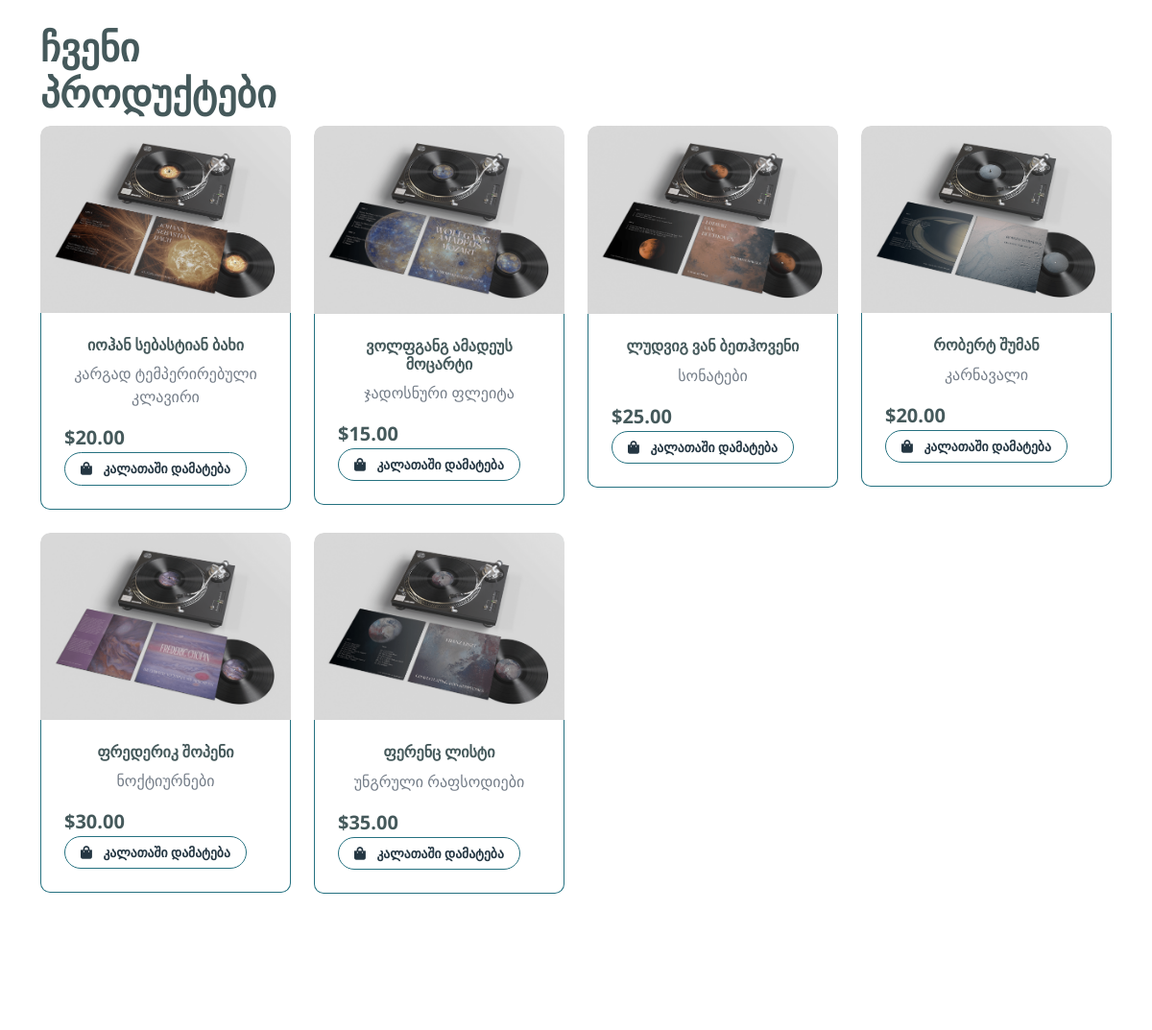
/ka/ (middle part), run on an earlier commit of the app's database.
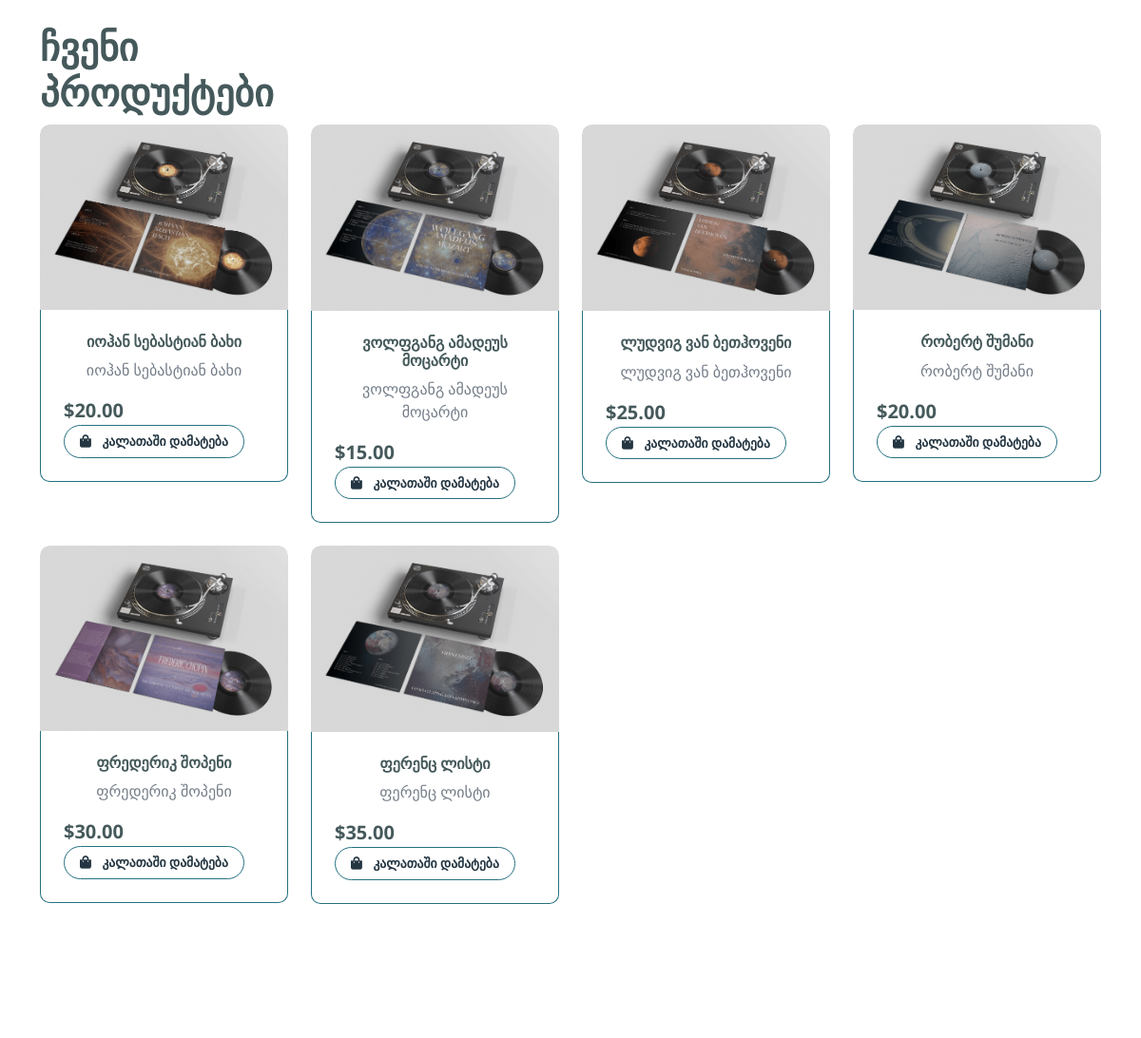
And on a later commit of the database.
### store/models.py (models this page shows, shortened)
class Product(models.Model):
    id=models.AutoField(primary_key=True, auto_created=True)
    product_name = models.CharField(max_length=255, null=True, blank=True, verbose_name=_("სახელი"))
    slug = models.SlugField(unique=True, max_length=255, blank=True)
    image = models.ImageField('image', upload_to='static/img/', max_length=255, default='df_image.png')
    category_name = models.ManyToManyField(Category, related_name='products')
    quantity=models.IntegerField(default=0, verbose_name=_("რაოდენობა"))
    price=models.DecimalField(max_digits=5, decimal_places=2, verbose_name=_("ფასი"))
    product_description = models.CharField(max_length=255, null=True, blank=True, verbose_name=_("პროდუქტის აღწერა"))

### store/views.py (the view, shortened to what this page needs)
# urls.py: path('', StoreView.as_view(), name='store'),
class StoreView(View):
    def get(self, request):
        products = Product.objects.all()
        query = request.GET.get('q')
        context = {
            'products': products,
        }
        return render(request, 'index/index.html', context)

### order/context_processors.py (called while the page is built)
def cart_quantity(request):
    total_quantity=0
    if request.user.is_authenticated:
        cart_items = CartItem.objects.filter(cart__user=request.user)
        total_quantity = sum(item.quantity for item in cart_items)
    return {'total_quantity':total_quantity}

### templates/index/index.html (shortened to what this page needs)
{%extends "../base.html" %}
{% load static %}
{% load i18n %}
 {% block Fruit_shop %}
     {% include './fruits_shop.html' %}
  {% endblock %}

### templates/index/fruits_shop.html
{% load static %}
{% block Fruit_shop %}
{% load i18n %}
        <div class="container-fluid fruite py-5">
            <div class="container py-5">
                <div class="tab-class text-center">
                    <div class="row g-4">
                        <div class="col-lg-4 text-start">
                            <h1>{% trans "ჩვენი პროდუქტები" %}</h1>
                        </div>
                    </div>
                    <div class="tab-content">
                        <div id="tab-1" class="tab-pane fade show p-0 active">
                            <div class="row g-4">
                                <div class="col-lg-12">
                                    <div class="row g-4">
                                        {% for product in products %}
                                        <div class="col-md-6 col-lg-4 col-xl-3">
                                                <div class="rounded position-relative fruite-item">
                                                    <div class="fruite-img">
                                                        <img src="{{product.image.url }}" class="img-fluid w-100 rounded-top" alt="{{product.name}}">
                                                    </div>
                                                    <div class="p-4 border border-secondary border-top-0 rounded-bottom">
                                                        <h4 style="font-size: 1rem;">{{ product.product_name}}</h4>
                                                        <p>{{ product.product_description }}</p>
                                                        <div class="d-flex justify-content-between flex-lg-wrap">
                                                            <p class="text-dark fs-5 fw-bold mb-0">${{ product.price}}</p>
                                                            <a href="{% url 'order:add_to_cart' product.id%}" class="btn border border-secondary rounded-pill px-3 text-primary" style="font-size: 0.85rem;"><i class="fa fa-shopping-bag me-2 text-primary" ></i> კალათაში დამატება</a>
                                                        </div>
                                                    </div>
                                                </div>
                                        </div>
                                        {% endfor %}
                                    </div>
                                </div>
                            </div>
                        </div>
                    </div>
                </div>
            </div>
        </div>
        {% endblock %}

What changed in the data, as far as the page shows it:
changed Product "იოჰან სებასტიან ბახი": product_description "კარგად ტემპერირებული კლავირი" → "იოჰან სებასტიან ბახი"
changed Product "ვოლფგანგ ამადეუს მოცარტი": product_description "ჯადოსნური ფლეიტა" → "ვოლფგანგ ამადეუს მოცარტი"
changed Product "ლუდვიგ ვან ბეთჰოვენი": product_description "სონატები" → "ლუდვიგ ვან ბეთჰოვენი"
changed Product: product_name "რობერტ შუმან" → "რობერტ შუმანი"; product_description "კარნავალი" → "რობერტ შუმანი"
changed Product "ფრედერიკ შოპენი": product_description "ნოქტიურნები" → "ფრედერიკ შოპენი"
changed Product "ფერენც ლისტი": product_description "უნგრული რაფსოდიები" → "ფერენც ლისტი"
